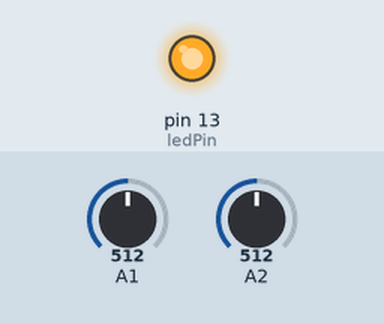
A sketch run on a simulated Arduino Uno, built with avr-gcc and run on an emulated ATmega328P. Parts: output pins drawn as LEDs (lit = HIGH). Inputs (shaded band) come from the test bench; at power-on: A1 = 512, A2 = 512. What the sketch prints to the serial monitor is not drawn.

Above: at 4.5 s.
At 10.8 s:
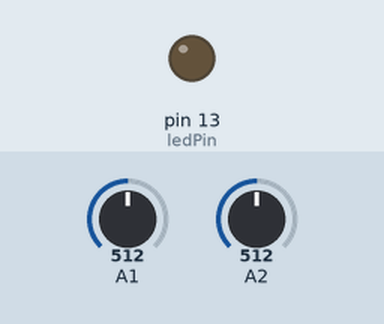
Timing chart, 0 to 16.4 s (numbered marks = the images above):
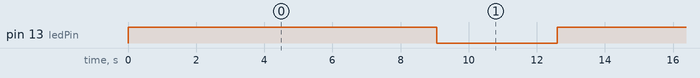

The sketch:

redboard_sampler.ino
```cpp
/*
 * Simple EMG Data Logger
 *
 * This code reads EMG signals from two analog inputs (A1 and A2),
 * stores them in arrays, and then outputs the recorded data over Serial.
 *
 * It can be used for testing, calibration, or offline analysis of raw EMG signals.
 */

#define MAX_VAL (1 << 10)  // Maximum ADC value (1023)
#define MIM_VAL 0          // Minimum ADC value
#define DEV_MODE 1         // Developer mode flag (currently unused)

const int ledPin = 13;     // LED pin for status indication
const int arr_size = 300;  // Number of samples to record

// Arrays to store the samples
int array1[arr_size] = {0};  // Channel A1
int array2[arr_size] = {0};  // Channel A2

// Variables to hold sensor readings
int sensorValue_A1 = 0;
int sensorValue_A2 = 0;

void setup() {
  pinMode(ledPin, OUTPUT);  // Set LED pin as output
  // Serial is started later after recording to avoid affecting timing
}

void loop() {
  // Data collection phase
  for (int i = 0; i < arr_size; i++) {
    digitalWrite(ledPin, HIGH);  // LED on during recording

    sensorValue_A1 = analogRead(A1);  // Read left EMG signal
    sensorValue_A2 = analogRead(A2);  // Read right EMG signal

    array1[i] = sensorValue_A1;
    array2[i] = sensorValue_A2;

    delay(30);  // Sampling interval (~33 Hz)
  }

  // Data transmission phase
  Serial.begin(9600);
  digitalWrite(ledPin, LOW);  // LED off during sending

  for (int i = 0; i < arr_size; i++) {
    // Send data as (A1, A2)
    String output = "(" + String(array1[i]) + "," + String(array2[i]) + ")";
    Serial.println(output);
  }
  Serial.end();

  delay(100);  // Short pause before restarting
}
```

Measured:
- by itself, pin 13 (ledPin): alternates HIGH for 9.1 s and LOW for 3.5 s
